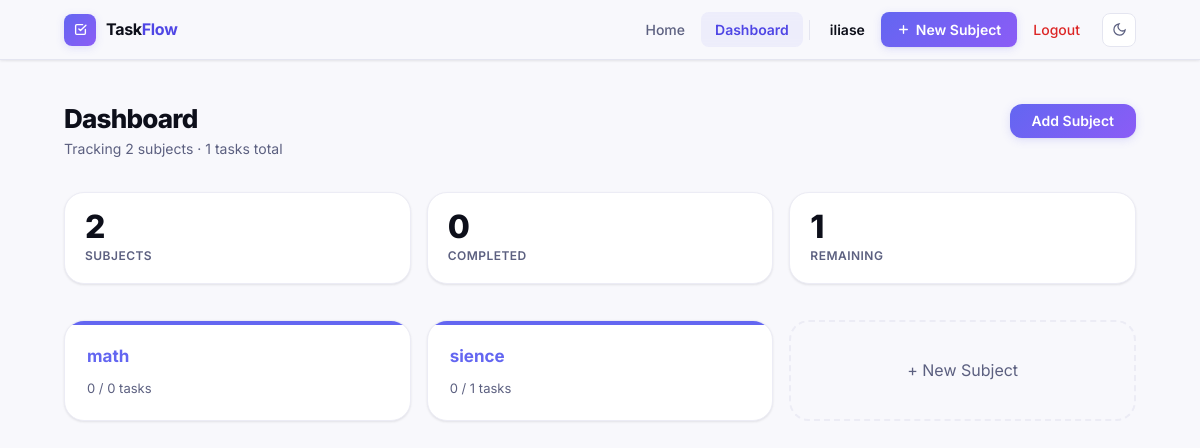
Page /dashboard/ (signed in) on the earlier database version.
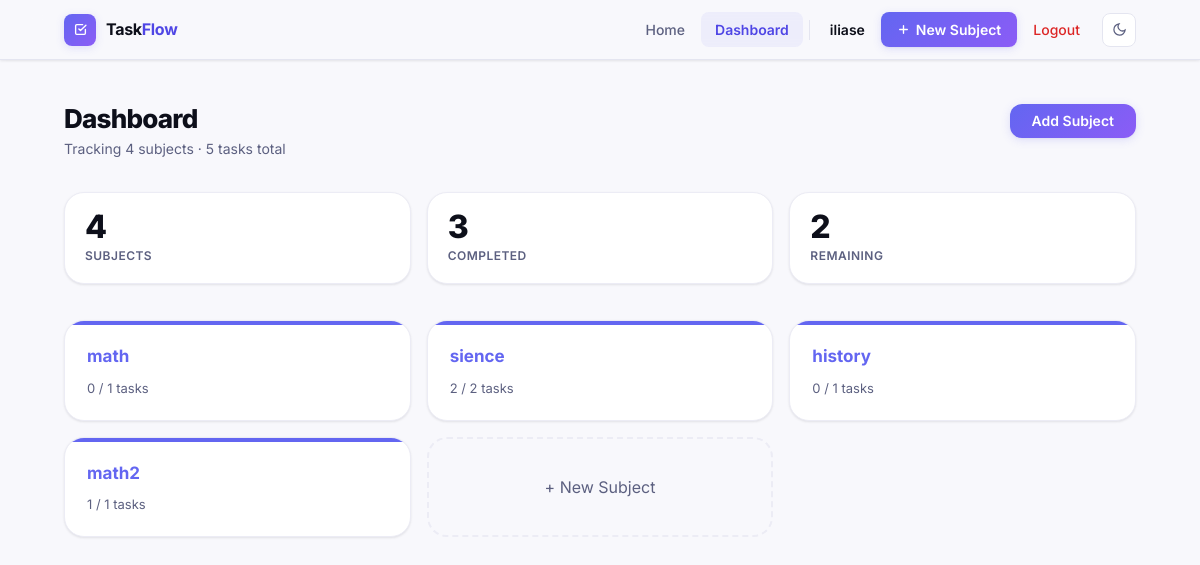
Same page on the later database version.
### core/models.py (models this page shows, shortened)
class Subject(models.Model):
    user = models.ForeignKey(User, on_delete=models.CASCADE, related_name='subjects')
    name = models.CharField(max_length=80)
    color = models.CharField(max_length=7, default="#6366f1")
    created_at = models.DateTimeField(auto_now_add=True)
    @property
    def task_count(self):
        return self.tasks.count()
    @property
    def done_count(self):
        return self.tasks.filter(done=True).count()

### core/views.py (the view)
# urls.py: path('dashboard/', views.dashboard, name='dashboard'),
@login_required
def dashboard(request):
    user = request.user
    subjects = Subject.objects.filter(user=user).prefetch_related('tasks')
    all_tasks = Task.objects.filter(subject__user=user)
    return render(request, 'dashboard.html', {
        'subjects': subjects,
        'total_tasks': all_tasks.count(),
        'completed_tasks': all_tasks.filter(done=True).count(),
        'remaining_tasks': all_tasks.filter(done=False).count(),
    })

### core/templates/dashboard.html (shortened to what this page needs)
{% extends "base.html" %}
{% block nav_dashboard %}active{% endblock %}
{% block content %}
<div class="container">
  <div class="page-header">
    <div>
      <h1 class="page-title">Dashboard</h1>
      <p class="page-subtitle">
        {% if subjects %}
          Tracking {{ subjects|length }} subject{{ subjects|length|pluralize }} · {{ total_tasks }} tasks total
        {% else %}
          Welcome! Create your first subject.
        {% endif %}
      </p>
    </div>
    <a href="{% url 'create_subject' %}" class="btn btn-primary">
      Add Subject
    </a>
  </div>
  {% if subjects %}
  <div class="stats-row">
    <div class="stat-tile">
      <div class="stat-value">{{ subjects|length }}</div>
      <div class="stat-label">Subjects</div>
    </div>
    <div class="stat-tile">
      <div class="stat-value">{{ completed_tasks }}</div>
      <div class="stat-label">Completed</div>
    </div>
    <div class="stat-tile">
      <div class="stat-value">{{ remaining_tasks }}</div>
      <div class="stat-label">Remaining</div>
    </div>
  </div>
  <div class="subject-grid">
    {% for subject in subjects %}
      <a href="{% url 'subject_detail' subject.id %}" class="subject-card">
        <div class="subject-color-bar"
             style="background: {{ subject.color }};"></div>
        <div class="sc-name"
             style="color: {{ subject.color }};">
          {{ subject.name }}
        </div>
        <div class="sc-meta">
          {{ subject.done_count }} / {{ subject.task_count }} tasks
        </div>
      </a>
    {% endfor %}
    <a href="{% url 'create_subject' %}" class="add-card">
      + New Subject
    </a>
  </div>
  {% else %}
    <p>No subjects yet.</p>
  {% endif %}
</div>
{% endblock %}

Differences in the rows shown:
computed for Subject "math": task_count "0" → "1"
computed for Subject "sience": done_count "0" → "2"; task_count "1" → "2"
added Subject: name "history", done_count "0", task_count "1"
added Subject: name "math2", done_count "1", task_count "1"
Other differences:
{{ subjects|length }}: "2" → "4"
{{ total_tasks }}: "1" → "5"
{{ completed_tasks }}: "0" → "3"
{{ remaining_tasks }}: "1" → "2"
